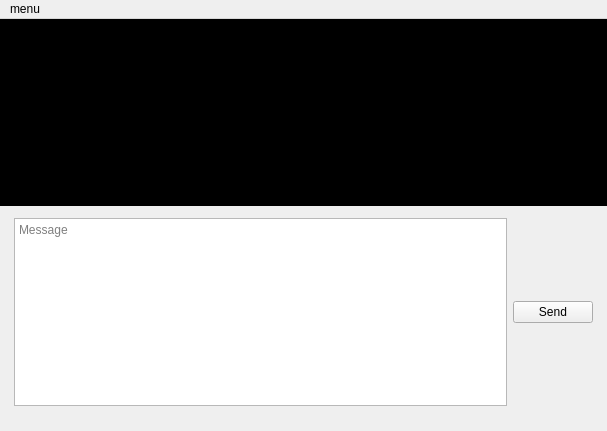
<?xml version="1.0" encoding="UTF-8"?>
<ui version="4.0">
 <class>ChatWindow</class>
 <widget class="QMainWindow" name="ChatWindow">
  <property name="geometry">
   <rect>
    <x>0</x>
    <y>0</y>
    <width>607</width>
    <height>431</height>
   </rect>
  </property>
  <property name="sizePolicy">
   <sizepolicy hsizetype="Expanding" vsizetype="Expanding">
    <horstretch>0</horstretch>
    <verstretch>0</verstretch>
   </sizepolicy>
  </property>
  <property name="windowTitle">
   <string>Conversations</string>
  </property>
  <property name="windowIcon">
   <iconset>
    <normaloff>:/assets/images/appicons/64x64.png</normaloff>:/assets/images/appicons/64x64.png</iconset>
  </property>
  <widget class="QWidget" name="centralWidget">
   <layout class="QVBoxLayout" name="verticalLayout">
    <property name="spacing">
     <number>12</number>
    </property>
    <property name="leftMargin">
     <number>0</number>
    </property>
    <property name="topMargin">
     <number>0</number>
    </property>
    <property name="rightMargin">
     <number>0</number>
    </property>
    <property name="bottomMargin">
     <number>0</number>
    </property>
    <item>
     <widget class="QGrabScrollTextEdit" name="chat">
      <property name="palette">
       <palette>
        <active>
         <colorrole role="Text">
          <brush brushstyle="SolidPattern">
           <color alpha="255">
            <red>255</red>
            <green>255</green>
            <blue>255</blue>
           </color>
          </brush>
         </colorrole>
         <colorrole role="Base">
          <brush brushstyle="SolidPattern">
           <color alpha="255">
            <red>0</red>
            <green>0</green>
            <blue>0</blue>
           </color>
          </brush>
         </colorrole>
         <colorrole role="PlaceholderText">
          <brush brushstyle="SolidPattern">
           <color alpha="128">
            <red>255</red>
            <green>255</green>
            <blue>255</blue>
           </color>
          </brush>
         </colorrole>
        </active>
        <inactive>
         <colorrole role="Text">
          <brush brushstyle="SolidPattern">
           <color alpha="255">
            <red>255</red>
            <green>255</green>
            <blue>255</blue>
           </color>
          </brush>
         </colorrole>
         <colorrole role="Base">
          <brush brushstyle="SolidPattern">
           <color alpha="255">
            <red>0</red>
            <green>0</green>
            <blue>0</blue>
           </color>
          </brush>
         </colorrole>
         <colorrole role="PlaceholderText">
          <brush brushstyle="SolidPattern">
           <color alpha="128">
            <red>255</red>
            <green>255</green>
            <blue>255</blue>
           </color>
          </brush>
         </colorrole>
        </inactive>
        <disabled>
         <colorrole role="Text">
          <brush brushstyle="SolidPattern">
           <color alpha="255">
            <red>190</red>
            <green>190</green>
            <blue>190</blue>
           </color>
          </brush>
         </colorrole>
         <colorrole role="Base">
          <brush brushstyle="SolidPattern">
           <color alpha="255">
            <red>239</red>
            <green>239</green>
            <blue>239</blue>
           </color>
          </brush>
         </colorrole>
         <colorrole role="PlaceholderText">
          <brush brushstyle="SolidPattern">
           <color alpha="128">
            <red>0</red>
            <green>0</green>
            <blue>0</blue>
           </color>
          </brush>
         </colorrole>
        </disabled>
       </palette>
      </property>
      <property name="frameShape">
       <enum>QFrame::NoFrame</enum>
      </property>
      <property name="frameShadow">
       <enum>QFrame::Plain</enum>
      </property>
      <property name="lineWidth">
       <number>0</number>
      </property>
      <property name="readOnly">
       <bool>true</bool>
      </property>
      <property name="html">
       <string>&lt;!DOCTYPE HTML PUBLIC &quot;-//W3C//DTD HTML 4.0//EN&quot; &quot;http://www.w3.org/TR/REC-html40/strict.dtd&quot;&gt;
&lt;html&gt;&lt;head&gt;&lt;meta name=&quot;qrichtext&quot; content=&quot;1&quot; /&gt;&lt;style type=&quot;text/css&quot;&gt;
p, li { white-space: pre-wrap; }
&lt;/style&gt;&lt;/head&gt;&lt;body style=&quot; font-family:'Ubuntu'; font-size:11pt; font-weight:400; font-style:normal;&quot;&gt;
&lt;p style=&quot;-qt-paragraph-type:empty; margin-top:0px; margin-bottom:0px; margin-left:0px; margin-right:0px; -qt-block-indent:0; text-indent:0px;&quot;&gt;&lt;br /&gt;&lt;/p&gt;&lt;/body&gt;&lt;/html&gt;</string>
      </property>
     </widget>
    </item>
    <item>
     <layout class="QHBoxLayout" name="chatControlsLayout">
      <property name="leftMargin">
       <number>14</number>
      </property>
      <property name="rightMargin">
       <number>14</number>
      </property>
      <item>
       <widget class="QTextEdit" name="chatBox">
        <property name="acceptRichText">
         <bool>false</bool>
        </property>
        <property name="placeholderText">
         <string>Message</string>
        </property>
       </widget>
      </item>
      <item>
       <widget class="QPushButton" name="btnSend">
        <property name="text">
         <string>Send</string>
        </property>
       </widget>
      </item>
     </layout>
    </item>
    <item>
     <spacer name="verticalSpacer">
      <property name="orientation">
       <enum>Qt::Vertical</enum>
      </property>
      <property name="sizeType">
       <enum>QSizePolicy::Maximum</enum>
      </property>
      <property name="sizeHint" stdset="0">
       <size>
        <width>20</width>
        <height>30</height>
       </size>
      </property>
     </spacer>
    </item>
   </layout>
  </widget>
  <widget class="QMenuBar" name="menuBar">
   <property name="geometry">
    <rect>
     <x>0</x>
     <y>0</y>
     <width>607</width>
     <height>22</height>
    </rect>
   </property>
   <widget class="QMenu" name="menuChatWindow">
    <property name="title">
     <string>menu</string>
    </property>
    <widget class="QMenu" name="menuAuthorize">
     <property name="title">
      <string>Authorize</string>
     </property>
     <addaction name="actionAddFriend"/>
    </widget>
    <addaction name="actionInvite"/>
    <addaction name="actionParticipants"/>
    <addaction name="separator"/>
    <addaction name="actionSearchChat"/>
    <addaction name="actionExportChatToCsv"/>
    <addaction name="menuAuthorize"/>
    <addaction name="actionLeave_channel"/>
    <addaction name="actionAuto_join_groupchat"/>
    <addaction name="actionClear_chat"/>
    <addaction name="actionDelete_chat"/>
   </widget>
   <addaction name="menuChatWindow"/>
  </widget>
  <action name="actionLeave_channel">
   <property name="text">
    <string>Leave groupchat</string>
   </property>
  </action>
  <action name="actionSearchChat">
   <property name="text">
    <string>Search chat</string>
   </property>
  </action>
  <action name="actionInvite">
   <property name="enabled">
    <bool>false</bool>
   </property>
   <property name="text">
    <string>Invite</string>
   </property>
  </action>
  <action name="actionParticipants">
   <property name="enabled">
    <bool>false</bool>
   </property>
   <property name="text">
    <string>Participants</string>
   </property>
  </action>
  <action name="actionAuto_join_groupchat">
   <property name="text">
    <string>Enable auto-join</string>
   </property>
  </action>
  <action name="actionExportChatToCsv">
   <property name="text">
    <string>Export chat</string>
   </property>
  </action>
  <action name="actionClear_chat">
   <property name="text">
    <string>Clear chat</string>
   </property>
  </action>
  <action name="actionDelete_chat">
   <property name="text">
    <string>Delete chat</string>
   </property>
  </action>
  <action name="actionAddFriend">
   <property name="text">
    <string>Send friend request</string>
   </property>
  </action>
  <action name="actionRemoveFriend">
   <property name="text">
    <string>Remove friend</string>
   </property>
  </action>
  <action name="actionAcceptFriendRequest">
   <property name="text">
    <string>Accept friend request</string>
   </property>
  </action>
  <action name="actionRejectFriendRequest">
   <property name="text">
    <string>Reject friend request</string>
   </property>
  </action>
 </widget>
 <layoutdefault spacing="6" margin="11"/>
 <customwidgets>
  <customwidget>
   <class>QGrabScrollTextEdit</class>
   <extends>QTextEdit</extends>
   <header>lib/QGrabScrollTextEdit.h</header>
  </customwidget>
 </customwidgets>
 <resources>
  <include location="assets.qrc"/>
 </resources>
 <connections/>
</ui>
